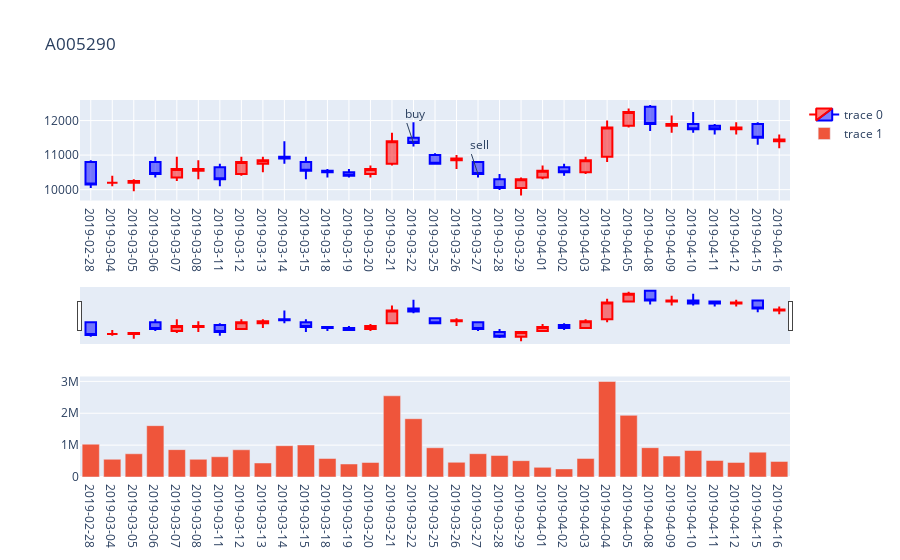

The notebook cell saved with this chart:
### Code cell
show_graph('A005290', date(2019, 3, 22), date(2019, 3, 27))
